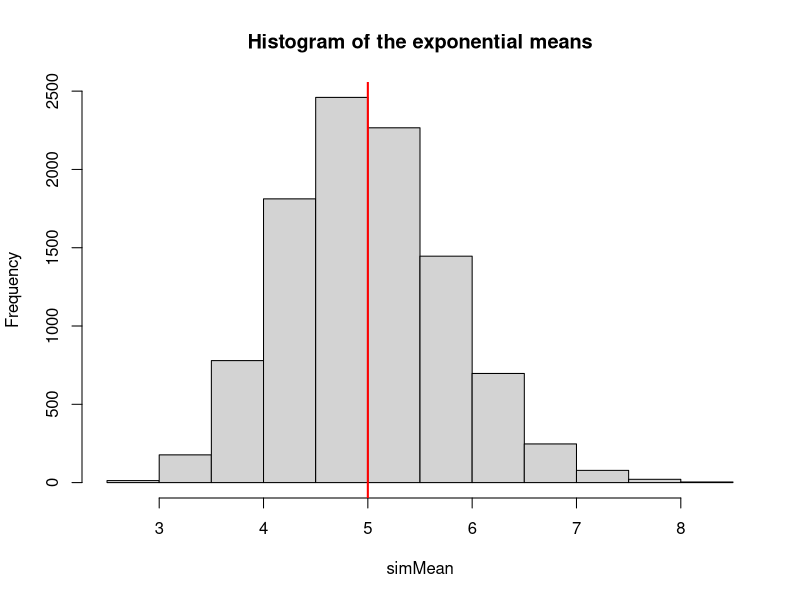

This figure's R source: (Note: this script raises an error after producing the figure.)
## ---- chunk 1
knitr::opts_chunk$set(echo = TRUE)
## ---- chunk 2
lambda<-0.2
TheoMean<-1/lambda
TheoSD<-1/lambda
n<-40
B<-10000
simData<-NULL
for (i in 1:B) {
    simData<-rbind(simData,c(rexp(n, lambda)))
    
}

simMean<-apply(simData, 1, mean)
## ---- chunk 3
lambda;
1/lambda;
## ---- chunk 4
n;
B;
## ---- chunk 5
mean(simMean);
## ---- chunk 6
TheoMean - mean(simMean);
## ---- chunk 7
sd(simMean);
## ---- chunk 8
1/lambda;
## ---- chunk 9
hist(simMean,main = "Histogram of the exponential means");
abline(v=TheoMean, col = 'Red',lwd = 2)
lines(density(X)) 
